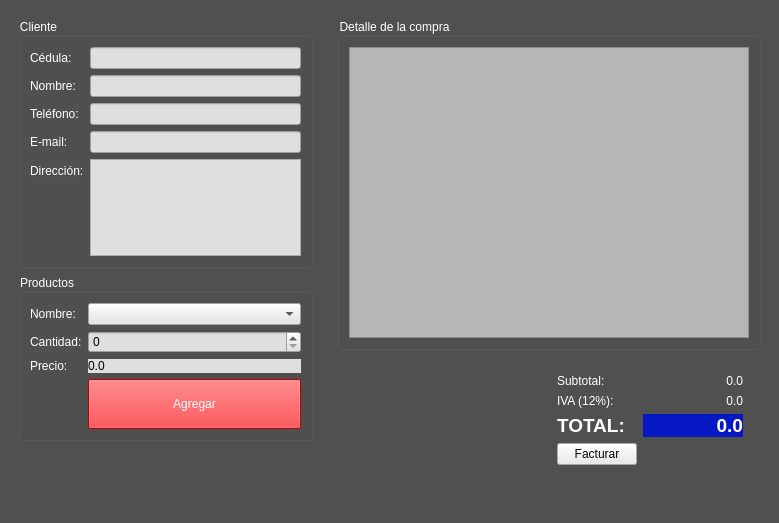
<?xml version="1.0" encoding="UTF-8"?>
<ui version="4.0">
 <class>Principal</class>
 <widget class="QMainWindow" name="Principal">
  <property name="geometry">
   <rect>
    <x>0</x>
    <y>0</y>
    <width>779</width>
    <height>523</height>
   </rect>
  </property>
  <property name="windowTitle">
   <string>Tienda</string>
  </property>
  <property name="styleSheet">
   <string notr="true">background-color: rgb(80, 80, 80);
color: rgb(255, 255, 255);</string>
  </property>
  <widget class="QWidget" name="centralwidget">
   <layout class="QHBoxLayout" name="horizontalLayout">
    <item>
     <widget class="QWidget" name="widget" native="true">
      <property name="minimumSize">
       <size>
        <width>300</width>
        <height>0</height>
       </size>
      </property>
      <property name="maximumSize">
       <size>
        <width>400</width>
        <height>16777215</height>
       </size>
      </property>
      <layout class="QVBoxLayout" name="verticalLayout">
       <item>
        <widget class="QGroupBox" name="groupBox">
         <property name="maximumSize">
          <size>
           <width>16777215</width>
           <height>250</height>
          </size>
         </property>
         <property name="title">
          <string>Cliente</string>
         </property>
         <layout class="QFormLayout" name="formLayout_2">
          <item row="0" column="0">
           <widget class="QLabel" name="label_4">
            <property name="text">
             <string>Cédula:</string>
            </property>
           </widget>
          </item>
          <item row="0" column="1">
           <widget class="QLineEdit" name="inCedula">
            <property name="styleSheet">
             <string notr="true">background-color: rgb(223, 223, 223);
color: rgb(0, 0, 0);</string>
            </property>
           </widget>
          </item>
          <item row="1" column="0">
           <widget class="QLabel" name="label_5">
            <property name="text">
             <string>Nombre:</string>
            </property>
           </widget>
          </item>
          <item row="1" column="1">
           <widget class="QLineEdit" name="inNombre">
            <property name="styleSheet">
             <string notr="true">background-color: rgb(223, 223, 223);
color: rgb(0, 0, 0);</string>
            </property>
           </widget>
          </item>
          <item row="2" column="0">
           <widget class="QLabel" name="label_6">
            <property name="text">
             <string>Teléfono:</string>
            </property>
           </widget>
          </item>
          <item row="2" column="1">
           <widget class="QLineEdit" name="inTelefono">
            <property name="styleSheet">
             <string notr="true">background-color: rgb(223, 223, 223);
color: rgb(0, 0, 0);</string>
            </property>
           </widget>
          </item>
          <item row="3" column="0">
           <widget class="QLabel" name="label_7">
            <property name="text">
             <string>E-mail:</string>
            </property>
           </widget>
          </item>
          <item row="3" column="1">
           <widget class="QLineEdit" name="inEmail">
            <property name="styleSheet">
             <string notr="true">background-color: rgb(223, 223, 223);
color: rgb(0, 0, 0);</string>
            </property>
           </widget>
          </item>
          <item row="4" column="0">
           <widget class="QLabel" name="label_8">
            <property name="text">
             <string>Dirección:</string>
            </property>
           </widget>
          </item>
          <item row="4" column="1">
           <widget class="QTextEdit" name="inDireccion">
            <property name="minimumSize">
             <size>
              <width>60</width>
              <height>0</height>
             </size>
            </property>
            <property name="styleSheet">
             <string notr="true">background-color: rgb(223, 223, 223);
color: rgb(0, 0, 0);</string>
            </property>
           </widget>
          </item>
         </layout>
        </widget>
       </item>
       <item>
        <widget class="QGroupBox" name="groupBox_2">
         <property name="maximumSize">
          <size>
           <width>16777215</width>
           <height>180</height>
          </size>
         </property>
         <property name="title">
          <string>Productos</string>
         </property>
         <layout class="QFormLayout" name="formLayout_3">
          <item row="0" column="0">
           <widget class="QLabel" name="label_9">
            <property name="text">
             <string>Nombre:</string>
            </property>
           </widget>
          </item>
          <item row="0" column="1">
           <widget class="QComboBox" name="inProducto">
            <property name="styleSheet">
             <string notr="true">background-color: rgb(230, 230, 230);
color: rgb(0, 0, 0);</string>
            </property>
           </widget>
          </item>
          <item row="1" column="0">
           <widget class="QLabel" name="label_10">
            <property name="text">
             <string>Cantidad:</string>
            </property>
           </widget>
          </item>
          <item row="1" column="1">
           <widget class="QSpinBox" name="inCantidad">
            <property name="styleSheet">
             <string notr="true">background-color: rgb(223, 223, 223);
color: rgb(0, 0, 0);</string>
            </property>
           </widget>
          </item>
          <item row="2" column="0">
           <widget class="QLabel" name="label_11">
            <property name="text">
             <string>Precio:</string>
            </property>
           </widget>
          </item>
          <item row="2" column="1">
           <widget class="QLabel" name="outPrecio">
            <property name="styleSheet">
             <string notr="true">background-color: rgb(223, 223, 223);
color: rgb(0, 0, 0);</string>
            </property>
            <property name="text">
             <string>0.0</string>
            </property>
           </widget>
          </item>
          <item row="3" column="1">
           <widget class="QPushButton" name="cmdAgregar">
            <property name="minimumSize">
             <size>
              <width>0</width>
              <height>50</height>
             </size>
            </property>
            <property name="styleSheet">
             <string notr="true">background-color: rgb(255, 0, 4);
font: 75 11pt &quot;MS Shell Dlg 2&quot;;</string>
            </property>
            <property name="text">
             <string>Agregar</string>
            </property>
           </widget>
          </item>
         </layout>
        </widget>
       </item>
       <item>
        <spacer name="verticalSpacer_3">
         <property name="orientation">
          <enum>Qt::Vertical</enum>
         </property>
         <property name="sizeHint" stdset="0">
          <size>
           <width>20</width>
           <height>40</height>
          </size>
         </property>
        </spacer>
       </item>
      </layout>
     </widget>
    </item>
    <item>
     <widget class="QWidget" name="widget_2" native="true">
      <layout class="QVBoxLayout" name="verticalLayout_2">
       <item>
        <widget class="QGroupBox" name="groupBox_3">
         <property name="title">
          <string>Detalle de la compra</string>
         </property>
         <layout class="QHBoxLayout" name="horizontalLayout_3">
          <item>
           <widget class="QTableWidget" name="outDetalle">
            <property name="minimumSize">
             <size>
              <width>400</width>
              <height>0</height>
             </size>
            </property>
            <property name="styleSheet">
             <string notr="true">background-color: rgb(182, 182, 182);
color: rgb(0, 0, 0);</string>
            </property>
           </widget>
          </item>
         </layout>
        </widget>
       </item>
       <item>
        <widget class="QWidget" name="widget_3" native="true">
         <layout class="QHBoxLayout" name="horizontalLayout_2">
          <item>
           <spacer name="horizontalSpacer">
            <property name="orientation">
             <enum>Qt::Horizontal</enum>
            </property>
            <property name="sizeHint" stdset="0">
             <size>
              <width>7</width>
              <height>20</height>
             </size>
            </property>
           </spacer>
          </item>
          <item>
           <widget class="QWidget" name="widget_4" native="true">
            <layout class="QFormLayout" name="formLayout">
             <item row="0" column="0">
              <widget class="QLabel" name="label">
               <property name="text">
                <string>Subtotal:</string>
               </property>
              </widget>
             </item>
             <item row="0" column="1">
              <widget class="QLabel" name="outSubtotal">
               <property name="minimumSize">
                <size>
                 <width>100</width>
                 <height>0</height>
                </size>
               </property>
               <property name="layoutDirection">
                <enum>Qt::LeftToRight</enum>
               </property>
               <property name="text">
                <string>0.0</string>
               </property>
               <property name="alignment">
                <set>Qt::AlignRight|Qt::AlignTrailing|Qt::AlignVCenter</set>
               </property>
              </widget>
             </item>
             <item row="1" column="0">
              <widget class="QLabel" name="label_2">
               <property name="text">
                <string>IVA (12%):</string>
               </property>
              </widget>
             </item>
             <item row="1" column="1">
              <widget class="QLabel" name="outIva">
               <property name="minimumSize">
                <size>
                 <width>100</width>
                 <height>0</height>
                </size>
               </property>
               <property name="layoutDirection">
                <enum>Qt::LeftToRight</enum>
               </property>
               <property name="text">
                <string>0.0</string>
               </property>
               <property name="alignment">
                <set>Qt::AlignRight|Qt::AlignTrailing|Qt::AlignVCenter</set>
               </property>
              </widget>
             </item>
             <item row="2" column="0">
              <widget class="QLabel" name="label_3">
               <property name="font">
                <font>
                 <pointsize>14</pointsize>
                 <weight>75</weight>
                 <bold>true</bold>
                </font>
               </property>
               <property name="text">
                <string>TOTAL:</string>
               </property>
              </widget>
             </item>
             <item row="2" column="1">
              <widget class="QLabel" name="outTotal">
               <property name="minimumSize">
                <size>
                 <width>100</width>
                 <height>0</height>
                </size>
               </property>
               <property name="font">
                <font>
                 <pointsize>14</pointsize>
                 <weight>75</weight>
                 <bold>true</bold>
                </font>
               </property>
               <property name="layoutDirection">
                <enum>Qt::LeftToRight</enum>
               </property>
               <property name="styleSheet">
                <string notr="true">background-color: rgb(5, 24, 195);
color: rgb(255, 255, 255);</string>
               </property>
               <property name="text">
                <string>0.0</string>
               </property>
               <property name="alignment">
                <set>Qt::AlignRight|Qt::AlignTrailing|Qt::AlignVCenter</set>
               </property>
              </widget>
             </item>
             <item row="3" column="0">
              <widget class="QPushButton" name="cmdFinalizar">
               <property name="styleSheet">
                <string notr="true">color: rgb(6, 6, 6);
background-color: rgb(234, 234, 234);</string>
               </property>
               <property name="text">
                <string>Facturar</string>
               </property>
              </widget>
             </item>
            </layout>
           </widget>
          </item>
         </layout>
        </widget>
       </item>
      </layout>
     </widget>
    </item>
   </layout>
  </widget>
  <widget class="QMenuBar" name="menubar">
   <property name="geometry">
    <rect>
     <x>0</x>
     <y>0</y>
     <width>779</width>
     <height>25</height>
    </rect>
   </property>
  </widget>
  <widget class="QStatusBar" name="statusbar"/>
  <action name="actionAbrir">
   <property name="text">
    <string>Abrir</string>
   </property>
  </action>
  <action name="actionGuardad">
   <property name="text">
    <string>Guardar</string>
   </property>
  </action>
  <action name="actionNuevo">
   <property name="text">
    <string>Nuevo</string>
   </property>
  </action>
 </widget>
 <resources/>
 <connections/>
</ui>
